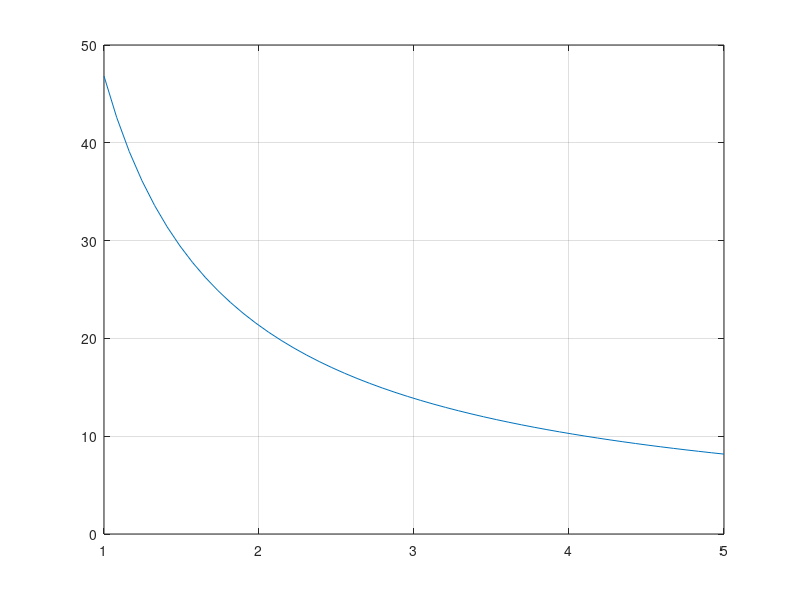

Source code (MATLAB):
clc;
clear all;
close all;

variance = 1;
simlen = 50;
Ts = 1e-9;
theta = 0;
v=zeros(simlen,1)+1j*zeros(simlen,1);
V=randn(simlen,1)+1j*randn(simlen,1);
%V=zeros(simlen,1)+1j*zeros(simlen,1);
k=transpose(linspace(1,simlen,simlen));
A=transpose(linspace(1,5,simlen));
estimate=zeros(length(A),1);
for kk=1:length(A)
delf=5e4;
r1=zeros(simlen,1)+1j*(2*pi*delf*(k-1)*Ts+theta);
r=A(kk).*exp(r1)+V;
M=50;
fnm=0;
fdm=0;
for i=0:M-1
    tot=0;
    for j=i+1:simlen
        tot=tot+r(j).*conj(r(j-i));    
    end
    tot
    Rk=tot/simlen;
    fnm=fnm+imag(Rk);
    fdm=fdm+i*real(Rk);
end
f_hat=fnm/(2*pi*Ts*fdm);
estimate(kk)=abs(f_hat-delf)/delf
end
save("-ascii", "frequency.dat","A","estimate");
plot(A,estimate);
grid on;
hold on;
% err = scipy.vectorize(estimate)
% plt.title("SNR vs Frequency Error with fixed frequency offset")
% plt.plot(A, err(A),label="QPSK Mapping,$\Delta f =5 MHz$")
% plt.xlabel('$SNR$')
% plt.ylabel('Error= $(\\frac{\Delta_f - \hat{f}}{\Delta_f})$')
% plt.legend(loc='best')
% plt.grid()
% plt.savefig("./frequencyestiamtion_best_error_vs_snr.eps")
% plt.show()